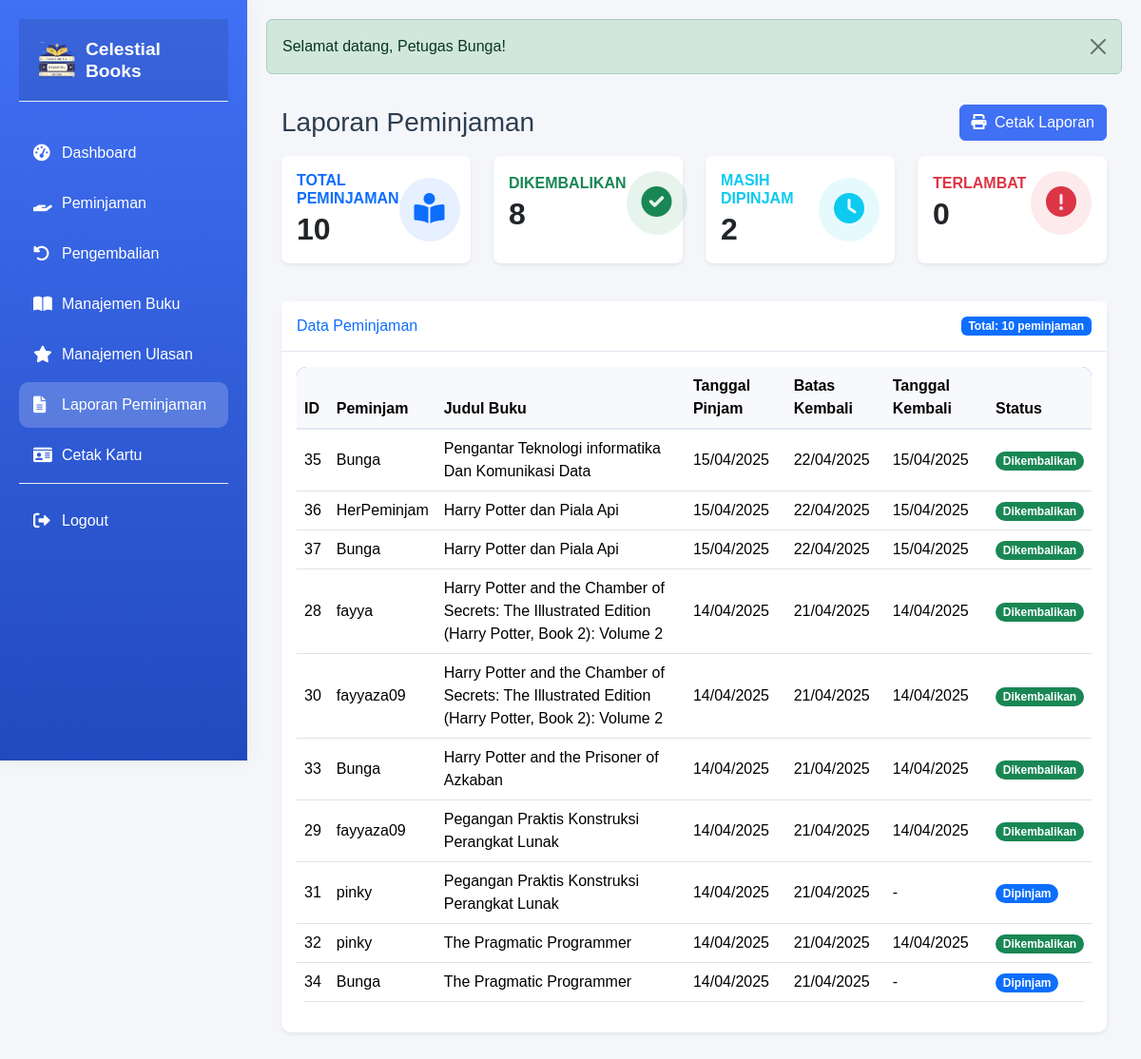
/reports/templates/petugas_report.php (signed in), run on the app's committed database.
### tables this page shows
CREATE TABLE `peminjaman` (
  `id` int(11) NOT NULL,
  `kode_peminjaman` varchar(20) NOT NULL,
  `user_id` int(11) DEFAULT NULL,
  `buku_id` int(11) DEFAULT NULL,
  `tanggal_peminjaman` date NOT NULL,
  `tanggal_pengembalian` date NOT NULL,
  `tanggal_dikembalikan` date DEFAULT NULL,
  `status_peminjaman` enum('dipinjam','dikembalikan','terlambat') DEFAULT 'dipinjam',
  `denda` decimal(10,2) DEFAULT 0.00,
  `catatan` text DEFAULT NULL,
  `petugas_id` int(11) DEFAULT NULL,
  `created_at` timestamp NOT NULL DEFAULT current_timestamp(),
  `updated_at` timestamp NOT NULL DEFAULT current_timestamp() ON UPDATE current_timestamp()
);

CREATE TABLE `users` (
  `id` int(11) NOT NULL,
  `username` varchar(255) NOT NULL,
  `email` varchar(255) NOT NULL,
  `password` varchar(255) NOT NULL,
  `nama_lengkap` varchar(255) NOT NULL,
  `alamat` text DEFAULT NULL,
  `no_telepon` varchar(15) DEFAULT NULL,
  `role` enum('admin','petugas','peminjam') NOT NULL,
  `created_at` timestamp NOT NULL DEFAULT current_timestamp(),
  `updated_at` timestamp NOT NULL DEFAULT current_timestamp() ON UPDATE current_timestamp(),
  `reset_token` varchar(64) DEFAULT NULL,
  `reset_expires` datetime DEFAULT NULL
);

CREATE TABLE `buku` (
  `id` int(11) NOT NULL,
  `kode_buku` varchar(20) NOT NULL,
  `judul` varchar(255) NOT NULL,
  `penulis` varchar(255) NOT NULL,
  `penerbit` varchar(255) NOT NULL,
  `tahun_terbit` int(11) NOT NULL,
  `isbn` varchar(20) DEFAULT NULL,
  `stok` int(11) NOT NULL DEFAULT 1,
  `cover_img` varchar(255) DEFAULT 'default_cover.jpg',
  `deskripsi` text DEFAULT NULL,
  `created_at` timestamp NOT NULL DEFAULT current_timestamp(),
  `updated_at` timestamp NOT NULL DEFAULT current_timestamp() ON UPDATE current_timestamp(),
  `rating` decimal(3,1) NOT NULL DEFAULT 0.0
);

### reports/templates/petugas_report.php (the view, shortened to what this page needs)
<?php
$db = new Database();
$conn = $db->getConnection();
$start_date = isset($_GET['start_date']) ? $_GET['start_date'] : date('Y-m-d', strtotime('-30 days'));
$end_date = isset($_GET['end_date']) ? $_GET['end_date'] : date('Y-m-d');
$query = "
    SELECT p.*, u.username, b.judul, b.penulis, b.penerbit
    FROM peminjaman p
    JOIN users u ON p.user_id = u.id
    JOIN buku b ON p.buku_id = b.id
    WHERE p.tanggal_peminjaman BETWEEN :start_date AND :end_date
";
$query .= " ORDER BY p.tanggal_peminjaman DESC";
$stmt = $conn->prepare($query);
$stmt->bindParam(':start_date', $start_date);
$stmt->bindParam(':end_date', $end_date);
$stmt->execute();
$loans = $stmt->fetchAll(PDO::FETCH_ASSOC);
$stats = [
    'total' => count($loans),
    'dipinjam' => 0,
    'dikembalikan' => 0,
    'terlambat' => 0
];
foreach ($loans as $loan) {
    if ($loan['status_peminjaman'] == 'dipinjam') {
        $stats['dipinjam']++;
    } elseif ($loan['status_peminjaman'] == 'dikembalikan') {
        $stats['dikembalikan']++;
    } elseif ($loan['status_peminjaman'] == 'terlambat') {
        $stats['terlambat']++;
    }
}
include '../../includes/header.php';
?>
<div class="container-fluid p-3">
    <div class="d-flex justify-content-between align-items-center mb-3">
        <h1 class="h3 mb-0">Laporan Peminjaman</h1>
        <div>
            <button id="print-report" class="btn btn-primary">
                <i class="fas fa-print me-1"></i> Cetak Laporan
            </button>
        </div>
    </div>
    <div class="row mb-4">
        <div class="col-md-3 mb-3">
            <div class="card border-0 rounded-3 shadow-sm stats-card h-100">
                <div class="card-body p-3">
                    <div class="d-flex justify-content-between align-items-center">
                        <div>
                            <h6 class="text-primary mb-1 fw-bold">TOTAL PEMINJAMAN</h6>
                            <h2 class="mb-0 fw-bold"><?= number_format($stats['total']) ?></h2>
                        </div>
                        <div class="bg-primary bg-opacity-10 p-3 rounded-circle">
                            <i class="fas fa-book-reader text-primary fa-2x"></i>
                        </div>
                    </div>
                </div>
            </div>
        </div>
        <div class="col-md-3 mb-3">
            <div class="card border-0 rounded-3 shadow-sm stats-card h-100">
                <div class="card-body p-3">
                    <div class="d-flex justify-content-between align-items-center">
                        <div>
                            <h6 class="text-success mb-1 fw-bold">DIKEMBALIKAN</h6>
                            <h2 class="mb-0 fw-bold"><?= number_format($stats['dikembalikan']) ?></h2>
                        </div>
                        <div class="bg-success bg-opacity-10 p-3 rounded-circle">
                            <i class="fas fa-check-circle text-success fa-2x"></i>
                        </div>
                    </div>
                </div>
            </div>
        </div>
        <div class="col-md-3 mb-3">
            <div class="card border-0 rounded-3 shadow-sm stats-card h-100">
                <div class="card-body p-3">
                    <div class="d-flex justify-content-between align-items-center">
                        <div>
                            <h6 class="text-info mb-1 fw-bold">MASIH DIPINJAM</h6>
                            <h2 class="mb-0 fw-bold"><?= number_format($stats['dipinjam']) ?></h2>
                        </div>
                        <div class="bg-info bg-opacity-10 p-3 rounded-circle">
                            <i class="fas fa-clock text-info fa-2x"></i>
                        </div>
                    </div>
                </div>
            </div>
        </div>
        <div class="col-md-3 mb-3">
            <div class="card border-0 rounded-3 shadow-sm stats-card h-100">
                <div class="card-body p-3">
                    <div class="d-flex justify-content-between align-items-center">
                        <div>
                            <h6 class="text-danger mb-1 fw-bold">TERLAMBAT</h6>
                            <h2 class="mb-0 fw-bold"><?= number_format($stats['terlambat']) ?></h2>
                        </div>
                        <div class="bg-danger bg-opacity-10 p-3 rounded-circle">
                            <i class="fas fa-exclamation-circle text-danger fa-2x"></i>
                        </div>
                    </div>
                </div>
            </div>
        </div>
    </div>
    <div id="report-content" class="card border-0 shadow-sm mb-4">
        <div class="card-header bg-white py-3 d-flex justify-content-between align-items-center">
            <h6 class="m-0 font-weight-bold text-primary">Data Peminjaman</h6>
            <span class="badge bg-primary">Total: <?= number_format($stats['total']) ?> peminjaman</span>
        </div>
        <div class="card-body">
            <div class="table-responsive">
                <table class="table table-hover align-middle">
                    <thead class="table-light">
                        <tr>
                            <th>ID</th>
                            <th>Peminjam</th>
                            <th>Judul Buku</th>
                            <th>Tanggal Pinjam</th>
                            <th>Batas Kembali</th>
                            <th>Tanggal Kembali</th>
                            <th>Status</th>
                        </tr>
                    </thead>
                    <tbody>
                        <?php if (empty($loans)): ?>
                            <tr>
                                <td colspan="7" class="text-center py-3">Tidak ada data peminjaman sesuai filter</td>
                            </tr>
                        <?php else: ?>
                            <?php foreach ($loans as $loan): ?>
                                <?php
                                $due_date = date('Y-m-d', strtotime('+7 days', strtotime($loan['tanggal_peminjaman'])));
                                ?>
                                <tr>
                                    <td><?= $loan['id'] ?></td>
                                    <td><?= htmlspecialchars($loan['username']) ?></td>
                                    <td><?= htmlspecialchars($loan['judul']) ?></td>
                                    <td><?= date('d/m/Y', strtotime($loan['tanggal_peminjaman'])) ?></td>
                                    <td><?= date('d/m/Y', strtotime($due_date)) ?></td>
                                    <td>
                                        <?= $loan['tanggal_dikembalikan'] ? date('d/m/Y', strtotime($loan['tanggal_dikembalikan'])) : '-' ?>
                                    </td>
                                    <td>
                                        <?php if ($loan['status_peminjaman'] == 'dipinjam'): ?>
                                            <span class="badge rounded-pill bg-primary">Dipinjam</span>
                                        <?php elseif ($loan['status_peminjaman'] == 'dikembalikan'): ?>
                                            <span class="badge rounded-pill bg-success">Dikembalikan</span>
                                        <?php elseif ($loan['status_peminjaman'] == 'terlambat'): ?>
                                            <span class="badge rounded-pill bg-danger">Terlambat</span>
                                        <?php endif; ?>
                                    </td>
                                </tr>
                            <?php endforeach; ?>
                        <?php endif; ?>
                    </tbody>
                </table>
            </div>
        </div>
    </div>
</div>
<?php include '../../includes/footer.php'; ?>

### assets/css/style.css (style rules this page uses)
:root { --primary-color: #4070f4; --secondary-color: #0c134f; --success-color: #1cc88a; --info-color: #36b9cc; --warning-color: #f6c23e; --danger-color: #e74a3b; --white-color: #ffffff; --light-color: #f8f9fc; --dark-color: #5a5c69; --text-color: #333333; --text-light: #7f8c8d; --text-dark: #2c3e50; --sidebar-width: 260px; --header-height: 60px; --transition-speed: 0.3s; }
body { font-family: 'Nunito', sans-serif; background-color: #f5f6fa; color: var(--text-dark); }
.card { border: none; border-radius: 10px; box-shadow: 0 0.15rem 1.75rem 0 rgba(58, 59, 69, 0.15); transition: transform 0.3s ease; background-color: var(--white-color); }
.card-header { background-color: var(--white-color); border-bottom: 1px solid #e3e6f0; }
.btn-primary { background-color: var(--primary-color); border-color: var(--primary-color); }
.table { background-color: var(--white-color); border-radius: 10px; overflow: hidden; }
.table thead { background-color: var(--primary-color); color: var(--white-color); }
.table thead th { background-color: var(--light-color); border-bottom: 2px solid #e3e6f0; }

### data on the page
peminjaman: id "35", user.username "Bunga", buku.judul "Pengantar Teknologi informatika Dan Komunikasi Data", tanggal_peminjaman "15/04/2025", tanggal_peminjaman "22/04/2025", tanggal_dikembalikan "15/04/2025", status_peminjaman "Dikembalikan"
peminjaman: id "36", user.username "HerPeminjam", buku.judul "Harry Potter dan Piala Api", tanggal_peminjaman "15/04/2025", tanggal_peminjaman "22/04/2025", tanggal_dikembalikan "15/04/2025", status_peminjaman "Dikembalikan"
peminjaman: id "37", user.username "Bunga", buku.judul "Harry Potter dan Piala Api", tanggal_peminjaman "15/04/2025", tanggal_peminjaman "22/04/2025", tanggal_dikembalikan "15/04/2025", status_peminjaman "Dikembalikan"
peminjaman: id "28", user.username "fayya", buku.judul "Harry Potter and the Chamber of Secrets: The Illustrated Edition (Harry Potter, Book 2): Volume 2", tanggal_peminjaman "14/04/2025", tanggal_peminjaman "21/04/2025", tanggal_dikembalikan "14/04/2025", status_peminjaman "Dikembalikan"
peminjaman: id "30", user.username "fayyaza09", buku.judul "Harry Potter and the Chamber of Secrets: The Illustrated Edition (Harry Potter, Book 2): Volume 2", tanggal_peminjaman "14/04/2025", tanggal_peminjaman "21/04/2025", tanggal_dikembalikan "14/04/2025", status_peminjaman "Dikembalikan"
peminjaman: id "33", user.username "Bunga", buku.judul "Harry Potter and the Prisoner of Azkaban", tanggal_peminjaman "14/04/2025", tanggal_peminjaman "21/04/2025", tanggal_dikembalikan "14/04/2025", status_peminjaman "Dikembalikan"
peminjaman: id "29", user.username "fayyaza09", buku.judul "Pegangan Praktis Konstruksi Perangkat Lunak", tanggal_peminjaman "14/04/2025", tanggal_peminjaman "21/04/2025", tanggal_dikembalikan "14/04/2025", status_peminjaman "Dikembalikan"
peminjaman: id "31", user.username "pinky", buku.judul "Pegangan Praktis Konstruksi Perangkat Lunak", tanggal_peminjaman "14/04/2025", tanggal_peminjaman "21/04/2025", status_peminjaman "Dipinjam"
peminjaman: id "32", user.username "pinky", buku.judul "The Pragmatic Programmer", tanggal_peminjaman "14/04/2025", tanggal_peminjaman "21/04/2025", tanggal_dikembalikan "14/04/2025", status_peminjaman "Dikembalikan"
peminjaman: id "34", user.username "Bunga", buku.judul "The Pragmatic Programmer", tanggal_peminjaman "14/04/2025", tanggal_peminjaman "21/04/2025", status_peminjaman "Dipinjam"

### other printed values
APP_NAME "Celestial Books"
$alert['message'] "Selamat datang, Petugas Bunga!"
$stats['total'] "10"
$stats['dikembalikan'] "8"
$stats['dipinjam'] "2"
$stats['terlambat'] "0"
